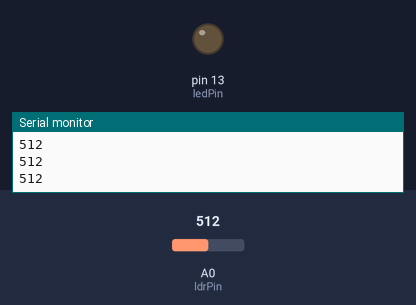
Bench run of a sketch on a simulated Arduino Uno, built with avr-gcc and run on an emulated ATmega328P. Parts: output pins drawn as LEDs (lit = HIGH), the last lines printed to the serial monitor. The inputs (shaded band) are chosen by the test bench; at power-on: A0 (ldrPin) = 512.

Above: at 1.3 s.
1.4 s: A0 (ldrPin) set to 490
At 1.9 s:
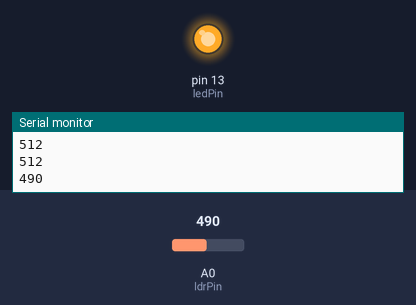
3.0 s: A0 (ldrPin) set to 510
At 4.2 s:
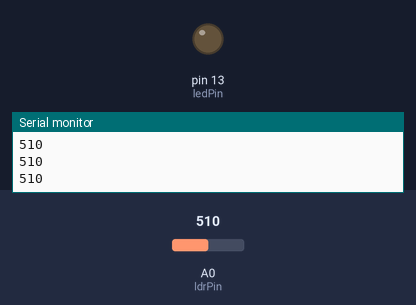
4.5 s: A0 (ldrPin) set to 306
At 5.5 s:
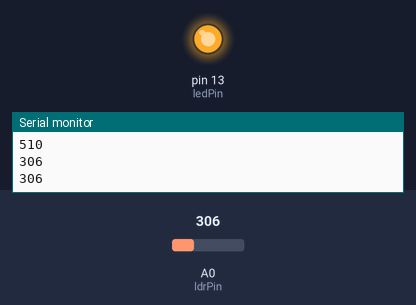
Timing chart, 0 to 7.5 s (numbered marks = the images above; inputs shaded):
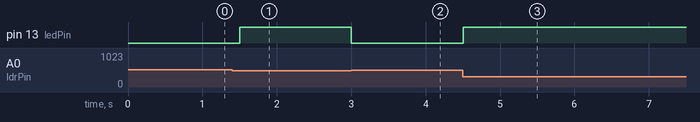

The sketch:

StreetLight.ino
```cpp
const int ldrPin = A0;
const int ledPin = 13;
int lightValue = 0;

void setup() {
  pinMode(ledPin, OUTPUT);
  Serial.begin(9600);
}

void loop() {
  lightValue = analogRead(ldrPin);
  Serial.println(lightValue);

  if (lightValue < 500) {
    digitalWrite(ledPin, HIGH);
  } else {
    digitalWrite(ledPin, LOW);
  }

  delay(500);
}
```

Measured:
- the behaviour switches between 500 and 499 on A0 (ldrPin) (found by bisection; images 0 and 1)
- after the input at 1.4 s, pin 13 (ledPin): LOW → HIGH after 0.10 s
- after the input at 3.0 s, pin 13 (ledPin): HIGH → LOW at once
- after the input at 4.5 s, pin 13 (ledPin): LOW → HIGH at once
